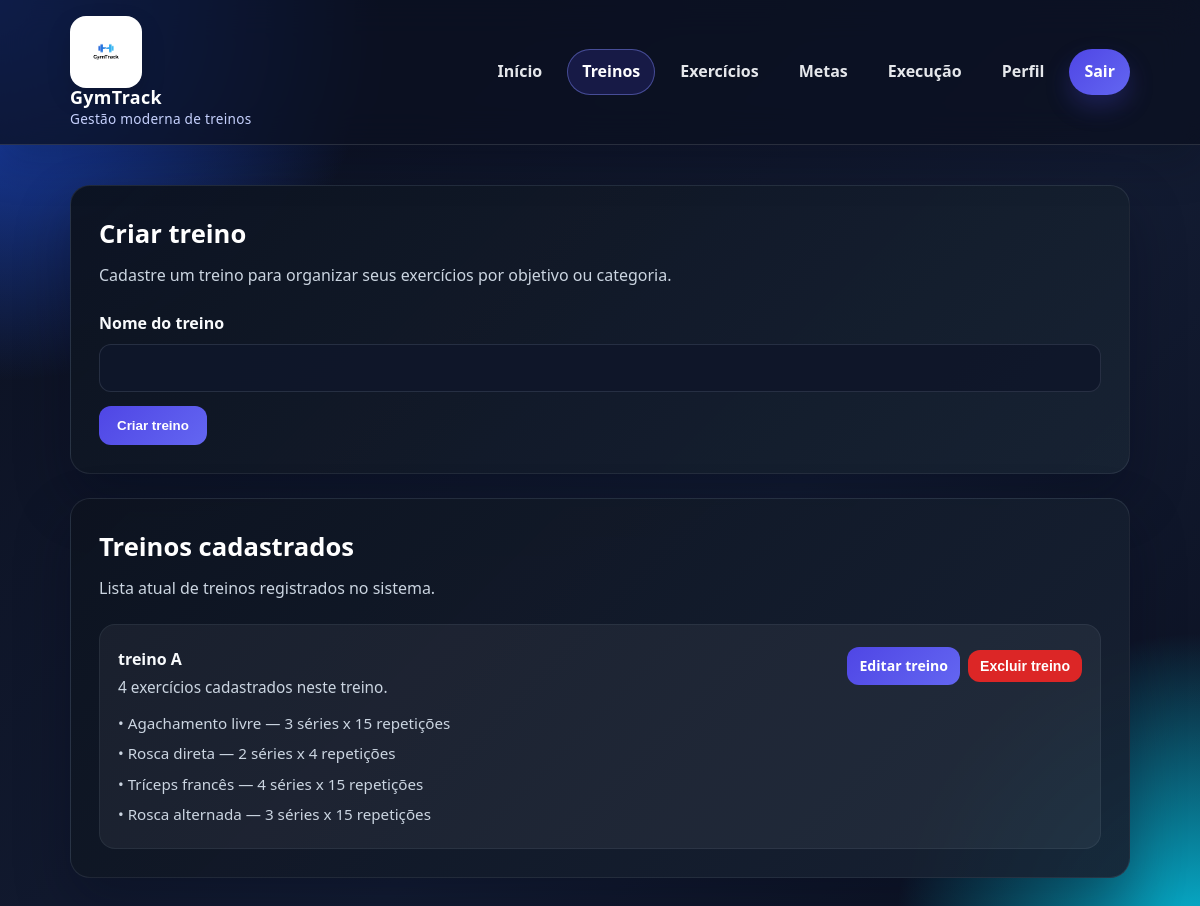
The page /treinos/ (signed in) on the database as committed earlier.
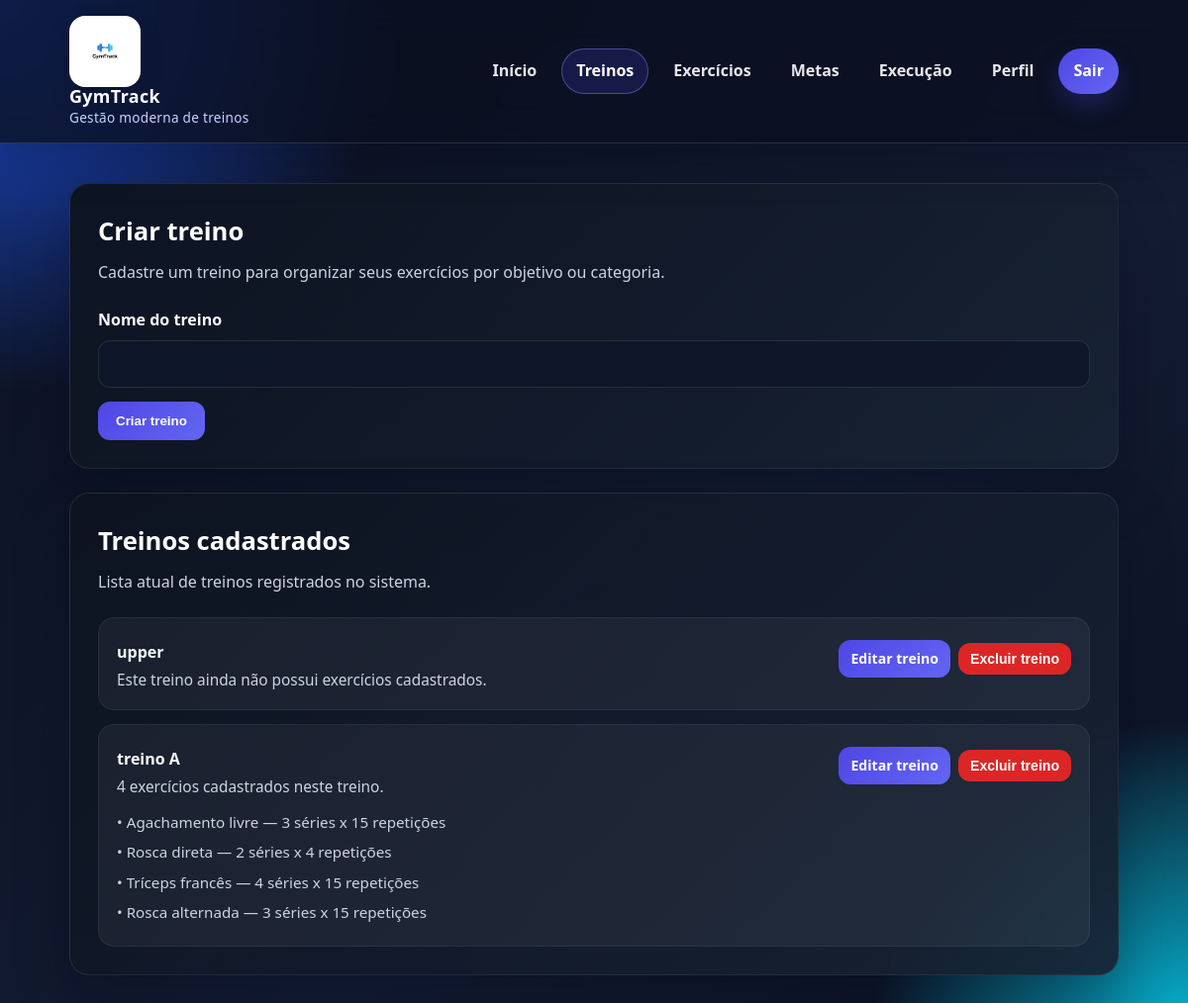
The same page on the database as committed later.
### core/models.py (models this page shows, shortened)
class Treino(models.Model):
    usuario = models.ForeignKey(User, on_delete=models.CASCADE)
    nome = models.CharField(max_length=100)

class Exercicio(models.Model):
    treino = models.ForeignKey(Treino, on_delete=models.CASCADE, related_name='exercicios')
    exercicio_base = models.ForeignKey(
        ExercicioBase,
        on_delete=models.CASCADE,
        related_name='exercicios_do_sistema',
        null=True,
        blank=True
    )
    nome = models.CharField(max_length=100, blank=True, null=True)
    series = models.PositiveIntegerField()
    repeticoes = models.PositiveIntegerField()

class ExercicioBase(models.Model):
    nome = models.CharField(max_length=100, unique=True)
    grupo_muscular = models.CharField(max_length=50)

### core/views.py (the view)
# urls.py: path('treinos/', views.treinos_view, name='treinos'),
@login_required
def treinos_view(request):
    if request.method == 'POST':
        form = TreinoForm(request.POST)
        if form.is_valid():
            nome_treino = form.cleaned_data['nome'].strip()
            existe = Treino.objects.annotate(
                nome_limpo=Lower(Trim('nome'))
            ).filter(
                usuario=request.user,
                nome_limpo=nome_treino.lower()
            ).exists()
            if existe:
                messages.error(request, 'Você já possui um treino com esse nome.')
            else:
                treino = form.save(commit=False)
                treino.usuario = request.user
                treino.nome = nome_treino
                treino.save()
                messages.success(request, 'Treino criado com sucesso!')
                return redirect('treinos')
    else:
        form = TreinoForm()
    treinos = Treino.objects.filter(
        usuario=request.user
    ).prefetch_related('exercicios__exercicio_base').order_by('-id')
    return render(request, 'core/treinos.html', {
        'form': form,
        'treinos': treinos
    })

### core/forms.py (shortened to what this page needs)
class TreinoForm(forms.ModelForm):
    class Meta:
        model = Treino
        fields = ['nome']
        labels = {
            'nome': 'Nome do treino',
        }

### core/templates/core/treinos.html (shortened to what this page needs)
{% extends 'core/base.html' %}
{% block content %}
<section class="page-grid feature-page">
    <div class="content-card">
        <h2 class="section-title">Criar treino</h2>
        <p class="section-subtitle">
            Cadastre um treino para organizar seus exercícios por objetivo ou categoria.
        </p>
        <form method="post">
            <div class="form-grid">
                <div class="form-group full">
                    <label for="{{ form.nome.id_for_label }}">Nome do treino</label>
                    {{ form.nome }}
                </div>
            </div>
            <div class="form-actions">
                <button type="submit" class="btn btn-primary">Criar treino</button>
            </div>
        </form>
    </div>
    <div class="list-card">
        <h3 class="section-title">Treinos cadastrados</h3>
        <p class="section-subtitle">Lista atual de treinos registrados no sistema.</p>
        {% if treinos %}
            <ul class="items-list">
                {% for treino in treinos %}
                    <li class="item">
                        <div>
                            <strong>{{ treino.nome }}</strong>
                            {% if treino.exercicios.count > 0 %}
                                <span>
                                    {{ treino.exercicios.count }} exercício{{ treino.exercicios.count|pluralize }}
                                    cadastrado{{ treino.exercicios.count|pluralize }} neste treino.
                                </span>
                                <div class="exercise-preview-list">
                                    {% for exercicio in treino.exercicios.all %}
                                        <div class="exercise-preview-item">
                                            •
                                            {% if exercicio.exercicio_base %}
                                                {{ exercicio.exercicio_base.nome }}
                                            {% else %}
                                                {{ exercicio.nome }}
                                            {% endif %}
                                            — {{ exercicio.series }} séries x {{ exercicio.repeticoes }} repetições
                                        </div>
                                    {% endfor %}
                                </div>
                            {% else %}
                                <span>Este treino ainda não possui exercícios cadastrados.</span>
                            {% endif %}
                        </div>
                        <div class="treino-actions">
                            <a href="{% url 'editar_treino' treino.id %}" class="btn btn-primary btn-sm">
                                Editar treino
                            </a>
                            <form method="post"
                                  action="{% url 'excluir_treino' treino.id %}"
                                  onsubmit="return confirm('Tem certeza que deseja excluir este treino? Todos os exercícios vinculados a ele também serão removidos.');">
                                <button type="submit" class="btn btn-danger btn-sm">
                                    Excluir treino
                                </button>
                            </form>
                        </div>
                    </li>
                {% endfor %}
            </ul>
        {% else %}
            <div class="empty-state">
                Nenhum treino cadastrado até o momento.
            </div>
        {% endif %}
    </div>
</section>
{% endblock %}

Rows that differ between the two databases and show on the page:
added Treino: nome "upper", shows "Este treino ainda não possui exercícios cadastrados."
